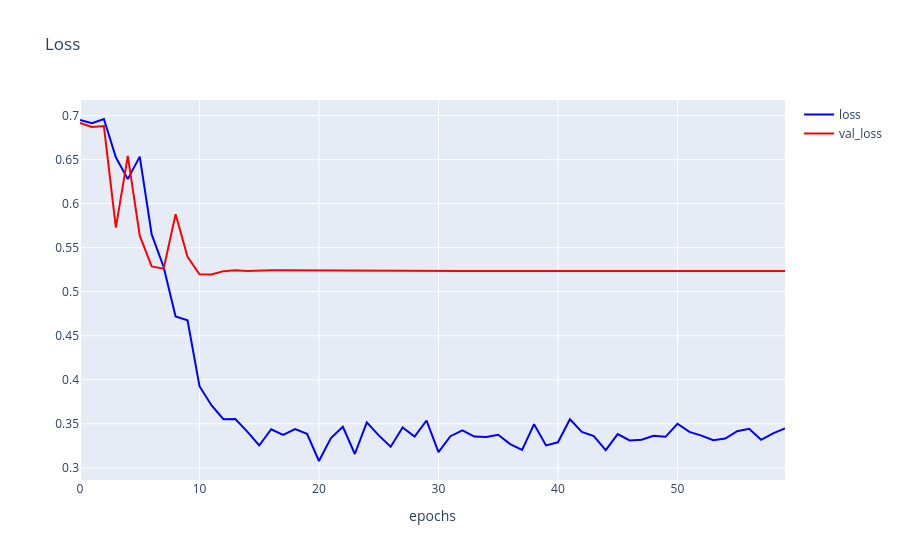

Notebook code for this chart:
### Markdown cell above
plot loss

### Code cell
h1 = go.Scatter(y=his.history['loss'], 
                    mode="lines",
                    line=dict(
                        width=2,
                        color='blue'),
                        name="loss"
                   )
h2 = go.Scatter(y=his.history['val_loss'], 
                    mode="lines",
                    line=dict(
                        width=2,
                        color='red'),
                        name="val_loss"
                   )
                   
data = [h1,h2]
layout1 = go.Layout(title='Loss',
                   xaxis=dict(title='epochs'),
                   yaxis=dict(title=''))
fig1 = go.Figure(data, layout=layout1)
plotly.offline.iplot(fig1)

### Figure 1 — Plotly figure (JSON) as saved in the notebook; plotly's stock layout.template omitted (floating-point values rounded to 4 significant figures)
{"data": [{"line": {"color": "blue", "width": 2}, "mode": "lines", "name": "loss", "type": "scatter", "y": [0.6951, 0.6914, 0.6962, 0.6527, 0.6279, 0.6535, 0.5651, 0.5282, 0.472, 0.4676, 0.3927, 0.3711, 0.3553, 0.3553, 0.3412, 0.3253, 0.3438, 0.3372, 0.3439, 0.3386, 0.3077, 0.3337, 0.3466, 0.3157, 0.3516, 0.3369, 0.3239, 0.3457, 0.3356, 0.3537, 0.3179, 0.3359, 0.3425, 0.3354, 0.335, 0.3376, 0.3269, 0.3202, 0.3496, 0.3254, 0.3289, 0.3551, 0.3407, 0.3361, 0.3201, 0.3383, 0.3311, 0.332, 0.3364, 0.3352, 0.3501, 0.3409, 0.3366, 0.3313, 0.3332, 0.3415, 0.3443, 0.3318, 0.3392, 0.3447]}, {"line": {"color": "red", "width": 2}, "mode": "lines", "name": "val_loss", "type": "scatter", "y": [0.6918, 0.6872, 0.6882, 0.5728, 0.6543, 0.5636, 0.5287, 0.5262, 0.588, 0.5397, 0.5197, 0.5195, 0.5234, 0.5243, 0.5236, 0.5245, 0.5245, 0.5244, 0.5243, 0.5243, 0.5244, 0.5245, 0.5243, 0.5243, 0.5243, 0.5241, 0.524, 0.5239, 0.5238, 0.5236, 0.5236, 0.5237, 0.5236, 0.5237, 0.5237, 0.5237, 0.5236, 0.5237, 0.5237, 0.5237, 0.5236, 0.5236, 0.5235, 0.5234, 0.5234, 0.5234, 0.5235, 0.5234, 0.5234, 0.5234, 0.5235, 0.5235, 0.5236, 0.5237, 0.5239, 0.5238, 0.5238, 0.5237, 0.5237, 0.5236]}], "layout": {"title": {"text": "Loss"}, "xaxis": {"title": {"text": "epochs"}}, "yaxis": {"title": {"text": ""}}}}
